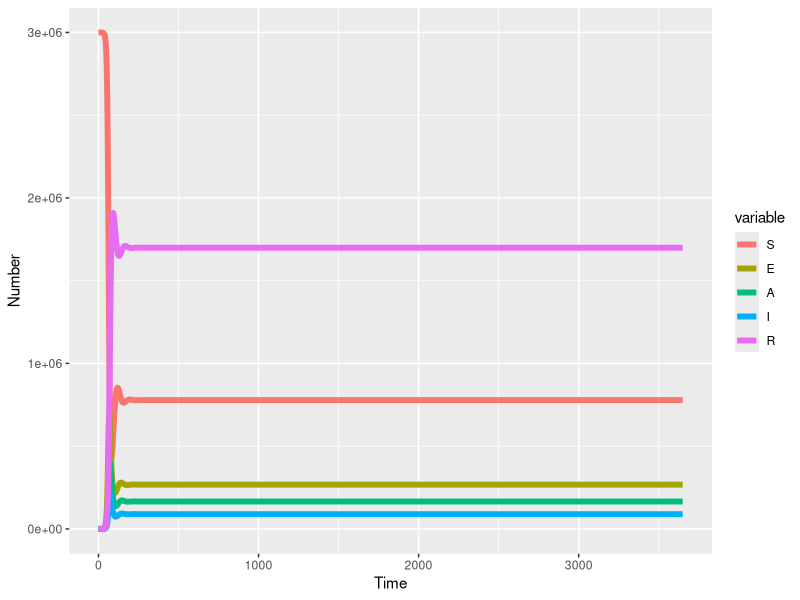

This chart was generated by the following R code: (Note: this script raises an error after producing the figure.)
# Session 4 Exercise

library(kableExtra)
library(deSolve)
library(reshape2)
library(ggplot2)

# Let's build off of this SIR model to code an RSV model:
# 1) All individuals are infectious for several days before becoming symptomatic (𝜼)
# 2) Some infectious individuals become symptomatic, and some do not. 


# Then, we write these as difference equations:
# In these equations,
#   lambda is the force (or rate) of infection per susceptible person. Which is: 
#       - contact rate, alpha = 5, multiplied by 
#       - probability of infection on contact with a (symptomatically) infectious person beta = 0.3 OR an asymptomatically infectious person gamma = 0.1, multiplied by 
#       - the probability that a randomly encountered person is infectious I/N 
#   mu = 0.05 is the birth and death rate, maintaining constant population size 
#   omega = 0.02 is the rate at which immunity is lost 
#   sigma = 0.2 is the recovery rate 
#   phi = 0.2 is the rate of becoming infectious 
#   epsilon = 0.35 is the symptomatic ratio

# Define the model -------------------------------------------------------------

# Please define parameters -- THESE ARE THE MODEL PARAMETERS
parms <- c(alpha = 5,         # alpha = daily contacts
           beta = 0.3,        # beta = probability of infection on contact from symptomatic person
           gamma = 0.1,       # gamma = probability of infection on contact from asymptomatic person
           sigma = 0.2,       # sigma = rate of recovery per day
           mu = 0.01,         # mu =  per capita birth and death rate
           omega = 0.02,      # omega = rate of immune loss per day
           phi = 0.2,         # phi = rate of becoming infectious 
           epsilon = 0.35)    # epsilon = symptomatic ratio

# Please define the initial conditions --  THESE ARE THE CONDITIONS AT THE START OF THE SIMULATION
init <- c(S = 3000000,          # number initially susceptible
          E = 0,            # number initially pre-infectious
          A = 3,            # number initially asymptomatically infectious
          I = 1,            # number initially symptomatically infectious
          R = 0)            # number initially immune or "recovered"

# Please write the model equations.  They are written as a function called seair_ode.  
seair_ode <- function(times,init,parms){
  with(as.list(c(parms,init)), {
    # ODEs
    dS <- mu*(S+E+A+I+R) + omega*R - alpha*beta*(I/(S+E+A+I+R))*S - alpha*gamma*(A/(S+E+A+I+R))*S - mu*S 
    dE <- alpha*beta*(I/(S+E+A+I+R))*S + alpha*gamma*(A/(S+E+A+I+R))*S - (1-epsilon)*phi*E - epsilon*phi*E - mu*E
    dA <- (1-epsilon)*phi*E - sigma*A - mu*A
    dI <- epsilon*phi*E - sigma*I - mu*I
    dR <- sigma*A + sigma*I  - omega*R - mu*R
    list(c(dS,dE,dA,dI,dR))
  })
}

# This creates the output from model equations.  
#If you want to run the model for longer, change the second term eg: seq(0,200,...)
times <- seq(0,365*10,length.out=365*10)
seair_out <- lsoda(init,times,seair_ode,parms)
seair_out_long <- melt(as.data.frame(seair_out),"time")

#Plotting the model output
ggplot(seair_out_long,aes(x=time,y=value,colour=variable,group=variable))+
  geom_line(lwd=2)+  #Add line
  xlab("Time")+ylab("Number")                   #Add labels

# - What is the peak magnitude? 
peak_mag = max(seair_out_long %>% filter(variable == "I") %>% select(value))
peak_mag 

# - When does the peak occur (what timestep)?
# (Time at which I compartment is at maximum)
peak_time <- seair_out_long %>% filter(value == peak_mag) %>% select(time)
peak_time 

# - What is the cumulative incidence?
seair_out_wide <- seair_out_long %>% pivot_wider(., id_cols = c("time"), names_from = c("variable"), values_from = c("value"))
seair_out_wide <- seair_out_wide %>%
  mutate(incid = parms["alpha"]*parms["beta"]*(I/(S+I+R))*S)
sum(seair_out_wide$incid) 

# - Plot Incidence
ggplot(seair_out_wide,aes(x=time,y=incid))+
  geom_line(lwd=2)+  #Add line
  xlab("Time")+ylab("Incidence")                   #Add labels
